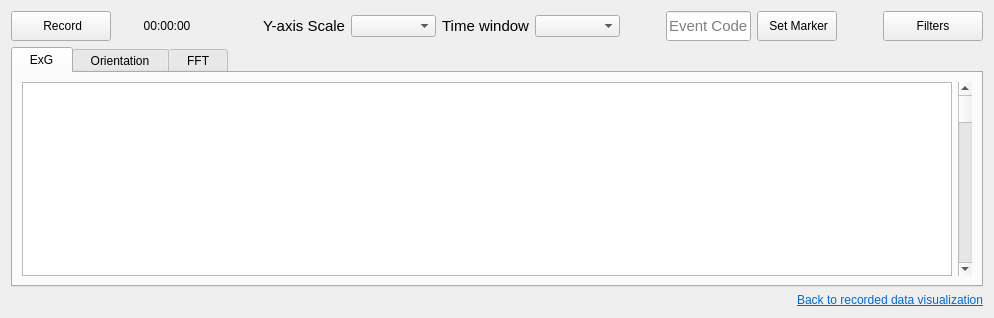
            <widget class="QWidget" name="page_plotsNoWidget">
             <property name="styleSheet">
              <string notr="true"/>
             </property>
             <layout class="QVBoxLayout" name="verticalLayout_21">
              <item>
               <layout class="QHBoxLayout" name="horizontalLayout_32">
                <item>
                 <layout class="QHBoxLayout" name="horizontalLayout_33">
                  <item>
                   <widget class="QPushButton" name="btn_record">
                    <property name="minimumSize">
                     <size>
                      <width>100</width>
                      <height>30</height>
                     </size>
                    </property>
                    <property name="cursor">
                     <cursorShape>PointingHandCursor</cursorShape>
                    </property>
                    <property name="text">
                     <string> Record</string>
                    </property>
                    <property name="icon">
                     <iconset resource="../../app_resources.qrc">
                      <normaloff>:/icons/icons/cil-media-record.png</normaloff>:/icons/icons/cil-media-record.png</iconset>
                    </property>
                    <property name="iconSize">
                     <size>
                      <width>18</width>
                      <height>18</height>
                     </size>
                    </property>
                   </widget>
                  </item>
                  <item>
                   <widget class="QLabel" name="label_recording_time">
                    <property name="minimumSize">
                     <size>
                      <width>100</width>
                      <height>0</height>
                     </size>
                    </property>
                    <property name="maximumSize">
                     <size>
                      <width>150</width>
                      <height>30</height>
                     </size>
                    </property>
                    <property name="styleSheet">
                     <string notr="true"/>
                    </property>
                    <property name="text">
                     <string>00:00:00</string>
                    </property>
                    <property name="alignment">
                     <set>Qt::AlignCenter</set>
                    </property>
                   </widget>
                  </item>
                 </layout>
                </item>
                <item>
                 <spacer name="horizontalSpacer_12">
                  <property name="orientation">
                   <enum>Qt::Horizontal</enum>
                  </property>
                  <property name="sizeHint" stdset="0">
                   <size>
                    <width>40</width>
                    <height>20</height>
                   </size>
                  </property>
                 </spacer>
                </item>
                <item>
                 <widget class="QLabel" name="label_yAxis">
                  <property name="font">
                   <font>
                    <pointsize>11</pointsize>
                    <italic>false</italic>
                    <bold>false</bold>
                   </font>
                  </property>
                  <property name="text">
                   <string>Y-axis Scale</string>
                  </property>
                  <property name="alignment">
                   <set>Qt::AlignRight|Qt::AlignTrailing|Qt::AlignVCenter</set>
                  </property>
                 </widget>
                </item>
                <item>
                 <widget class="QComboBox" name="value_yAxis">
                  <property name="minimumSize">
                   <size>
                    <width>85</width>
                    <height>0</height>
                   </size>
                  </property>
                  <property name="maximumSize">
                   <size>
                    <width>16777215</width>
                    <height>16777215</height>
                   </size>
                  </property>
                 </widget>
                </item>
                <item>
                 <widget class="QLabel" name="label_timeScale">
                  <property name="font">
                   <font>
                    <pointsize>11</pointsize>
                    <italic>false</italic>
                    <bold>false</bold>
                   </font>
                  </property>
                  <property name="text">
                   <string>Time window</string>
                  </property>
                  <property name="alignment">
                   <set>Qt::AlignRight|Qt::AlignTrailing|Qt::AlignVCenter</set>
                  </property>
                 </widget>
                </item>
                <item>
                 <widget class="QComboBox" name="value_timeScale">
                  <property name="minimumSize">
                   <size>
                    <width>85</width>
                    <height>0</height>
                   </size>
                  </property>
                  <property name="maximumSize">
                   <size>
                    <width>16777215</width>
                    <height>16777215</height>
                   </size>
                  </property>
                 </widget>
                </item>
                <item>
                 <spacer name="horizontalSpacer_5">
                  <property name="orientation">
                   <enum>Qt::Horizontal</enum>
                  </property>
                  <property name="sizeHint" stdset="0">
                   <size>
                    <width>40</width>
                    <height>20</height>
                   </size>
                  </property>
                 </spacer>
                </item>
                <item>
                 <layout class="QHBoxLayout" name="horizontalLayout_34">
                  <item>
                   <widget class="QLineEdit" name="value_event_code">
                    <property name="maximumSize">
                     <size>
                      <width>85</width>
                      <height>30</height>
                     </size>
                    </property>
                    <property name="font">
                     <font>
                      <pointsize>11</pointsize>
                      <italic>false</italic>
                      <bold>false</bold>
                     </font>
                    </property>
                    <property name="styleSheet">
                     <string notr="true">font: 11pt </string>
                    </property>
                    <property name="placeholderText">
                     <string>Event Code</string>
                    </property>
                   </widget>
                  </item>
                  <item>
                   <widget class="QPushButton" name="btn_marker">
                    <property name="minimumSize">
                     <size>
                      <width>80</width>
                      <height>30</height>
                     </size>
                    </property>
                    <property name="maximumSize">
                     <size>
                      <width>80</width>
                      <height>16777215</height>
                     </size>
                    </property>
                    <property name="cursor">
                     <cursorShape>PointingHandCursor</cursorShape>
                    </property>
                    <property name="styleSheet">
                     <string notr="true"/>
                    </property>
                    <property name="text">
                     <string> Set Marker</string>
                    </property>
                   </widget>
                  </item>
                 </layout>
                </item>
                <item>
                 <spacer name="horizontalSpacer_6">
                  <property name="orientation">
                   <enum>Qt::Horizontal</enum>
                  </property>
                  <property name="sizeHint" stdset="0">
                   <size>
                    <width>40</width>
                    <height>20</height>
                   </size>
                  </property>
                 </spacer>
                </item>
                <item>
                 <widget class="QPushButton" name="btn_plot_filters">
                  <property name="minimumSize">
                   <size>
                    <width>100</width>
                    <height>30</height>
                   </size>
                  </property>
                  <property name="cursor">
                   <cursorShape>PointingHandCursor</cursorShape>
                  </property>
                  <property name="text">
                   <string>Filters</string>
                  </property>
                  <property name="icon">
                   <iconset resource="../../app_resources.qrc">
                    <normaloff>:/icons/icons/cil-options.png</normaloff>:/icons/icons/cil-options.png</iconset>
                  </property>
                  <property name="iconSize">
                   <size>
                    <width>16</width>
                    <height>12</height>
                   </size>
                  </property>
                 </widget>
                </item>
               </layout>
              </item>
              <item>
               <widget class="QTabWidget" name="tabWidget">
                <property name="styleSheet">
                 <string notr="true"/>
                </property>
                <property name="currentIndex">
                 <number>0</number>
                </property>
                <widget class="QWidget" name="exg">
                 <attribute name="title">
                  <string>  ExG  </string>
                 </attribute>
                 <layout class="QHBoxLayout" name="horizontalLayout_21">
                  <item>
                   <widget class="PlotWidget" name="plot_exg"/>
                  </item>
                  <item>
                   <widget class="QScrollBar" name="verticalScrollBar">
                    <property name="orientation">
                     <enum>Qt::Vertical</enum>
                    </property>
                   </widget>
                  </item>
                 </layout>
                </widget>
                <widget class="QWidget" name="orn">
                 <attribute name="title">
                  <string>  Orientation  </string>
                 </attribute>
                 <layout class="QHBoxLayout" name="horizontalLayout_22">
                  <item>
                   <widget class="GraphicsLayoutWidget" name="plot_orn"/>
                  </item>
                 </layout>
                </widget>
                <widget class="QWidget" name="fft">
                 <attribute name="title">
                  <string>  FFT  </string>
                 </attribute>
                 <layout class="QHBoxLayout" name="horizontalLayout_23">
                  <item>
                   <widget class="PlotWidget" name="plot_fft"/>
                  </item>
                 </layout>
                </widget>
               </widget>
              </item>
              <item>
               <widget class="QLabel" name="label_7">
                <property name="text">
                 <string>&lt;html&gt;&lt;head/&gt;&lt;body&gt;&lt;p&gt;&lt;a href=&quot;mentalab.com&quot;&gt;&lt;span style=&quot; text-decoration: underline; color:#0069d9;&quot;&gt;Back to recorded data visualization&lt;/span&gt;&lt;/a&gt;&lt;/p&gt;&lt;/body&gt;&lt;/html&gt;</string>
                </property>
                <property name="alignment">
                 <set>Qt::AlignRight|Qt::AlignTrailing|Qt::AlignVCenter</set>
                </property>
                <property name="openExternalLinks">
                 <bool>true</bool>
                </property>
               </widget>
              </item>
             </layout>
            </widget>
